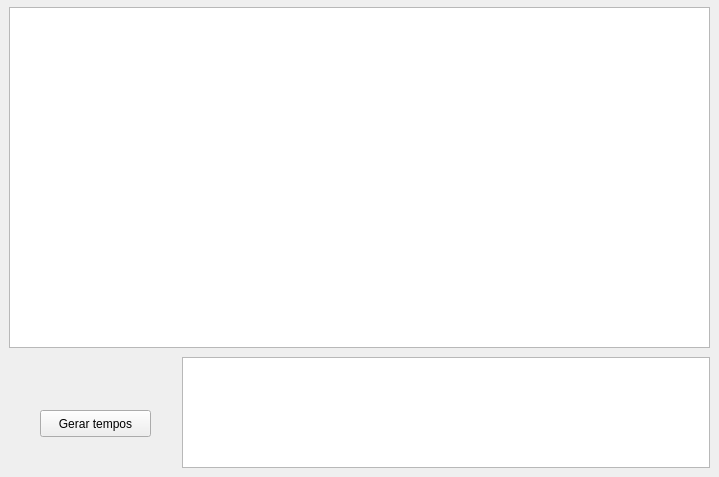
     <widget class="QWidget" name="tab_juntos">
      <attribute name="title">
       <string>Juntos</string>
      </attribute>
      <widget class="PlotWidget" name="pW_all">
       <property name="geometry">
        <rect>
         <x>9</x>
         <y>7</y>
         <width>701</width>
         <height>341</height>
        </rect>
       </property>
       <property name="toolTip">
        <string>&lt;html&gt;&lt;head/&gt;&lt;body&gt;&lt;p&gt;Gráfico de amostragem dos seis canais em que a ordenada (restrita ao intervalo de 0 a 1023) é porporcional à voltagem medida nas respectivas portas óticas e a abscissa corresponde ao tempo em segundos.&lt;/p&gt;&lt;/body&gt;&lt;/html&gt;</string>
       </property>
      </widget>
      <widget class="QTableWidget" name="tW_timetable">
       <property name="geometry">
        <rect>
         <x>182</x>
         <y>357</y>
         <width>528</width>
         <height>111</height>
        </rect>
       </property>
       <property name="font">
        <font>
         <pointsize>9</pointsize>
         <weight>75</weight>
         <bold>true</bold>
        </font>
       </property>
       <property name="toolTip">
        <string>&lt;html&gt;&lt;head/&gt;&lt;body&gt;&lt;p&gt;&lt;span style=&quot; font-weight:400;&quot;&gt;Tabela de tempos (em segundos) de disparo dos canais selecionados. Tempos positivos referem-se à subida e negativos à descida.&lt;/span&gt;&lt;/p&gt;&lt;/body&gt;&lt;/html&gt;</string>
       </property>
       <attribute name="horizontalHeaderDefaultSectionSize">
        <number>85</number>
       </attribute>
       <attribute name="verticalHeaderDefaultSectionSize">
        <number>20</number>
       </attribute>
      </widget>
      <widget class="QPushButton" name="pB_timetable">
       <property name="geometry">
        <rect>
         <x>40</x>
         <y>410</y>
         <width>111</width>
         <height>27</height>
        </rect>
       </property>
       <property name="toolTip">
        <string>&lt;html&gt;&lt;head/&gt;&lt;body&gt;&lt;p&gt;Gera tabela de tempos de disparo na subida e/ou descida conforme os níveis de referência de cada canal&lt;/p&gt;&lt;/body&gt;&lt;/html&gt;</string>
       </property>
       <property name="text">
        <string>Gerar tempos</string>
       </property>
      </widget>
     </widget>
